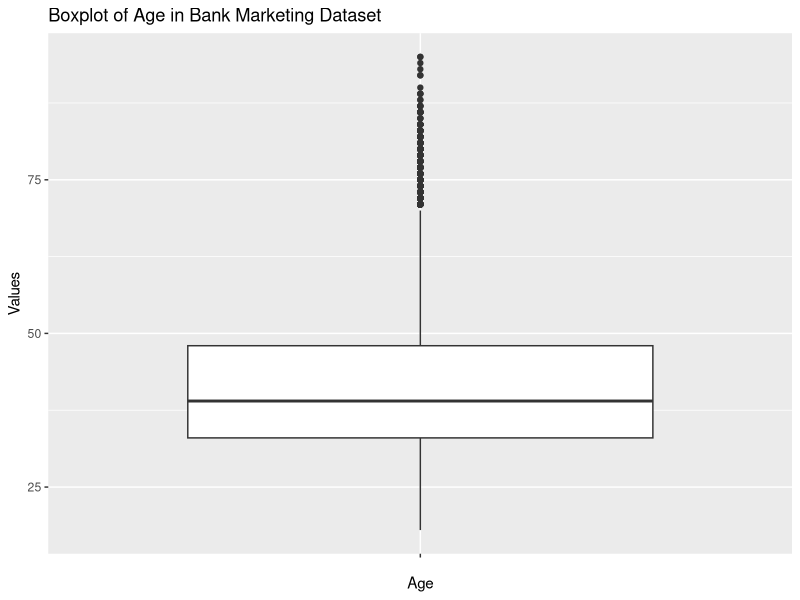
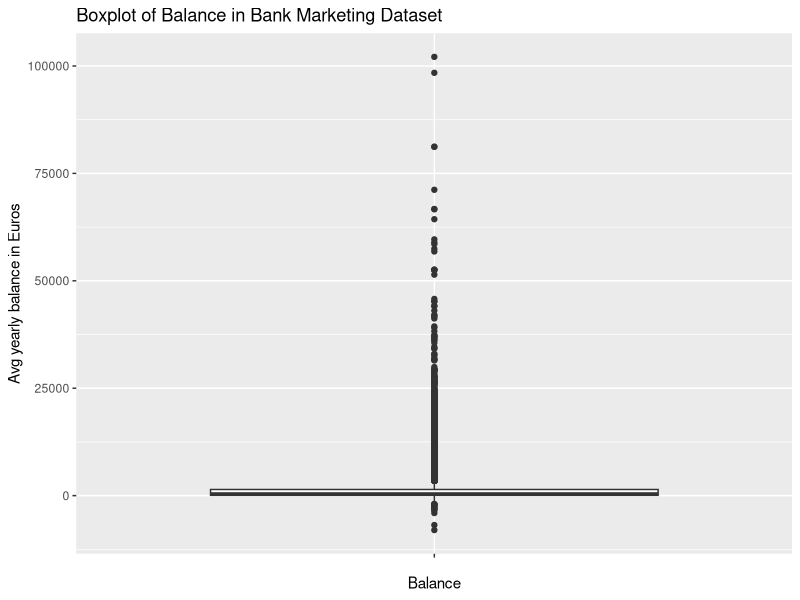
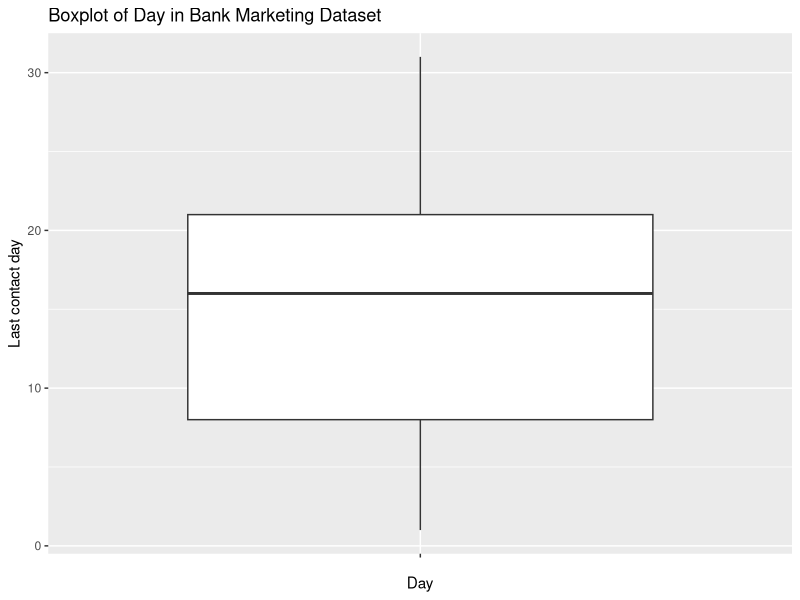
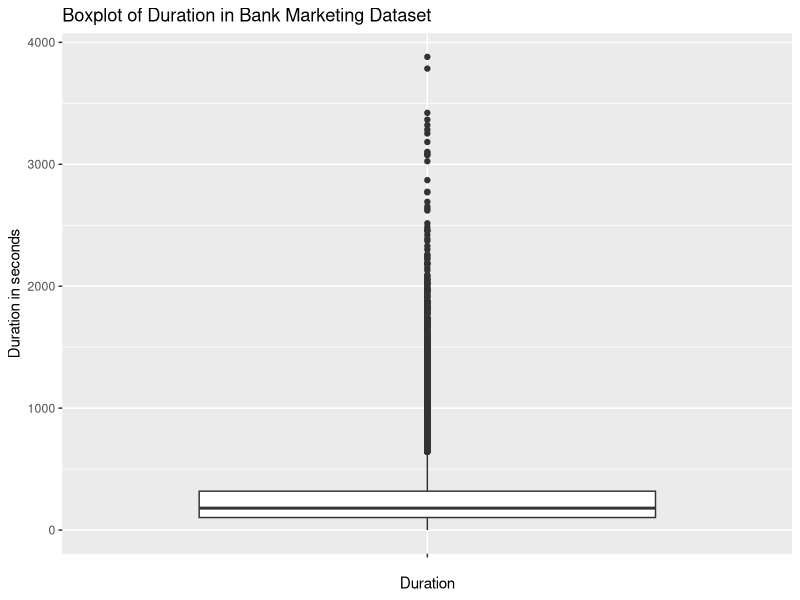
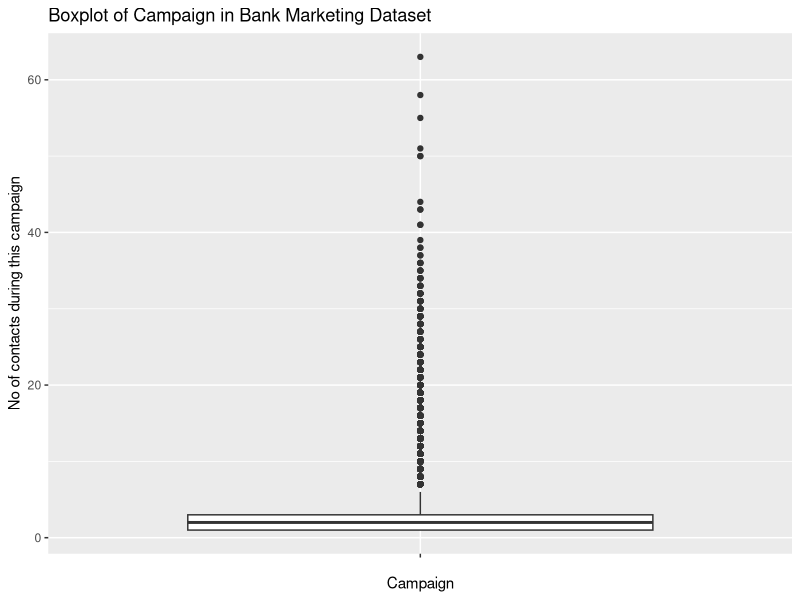
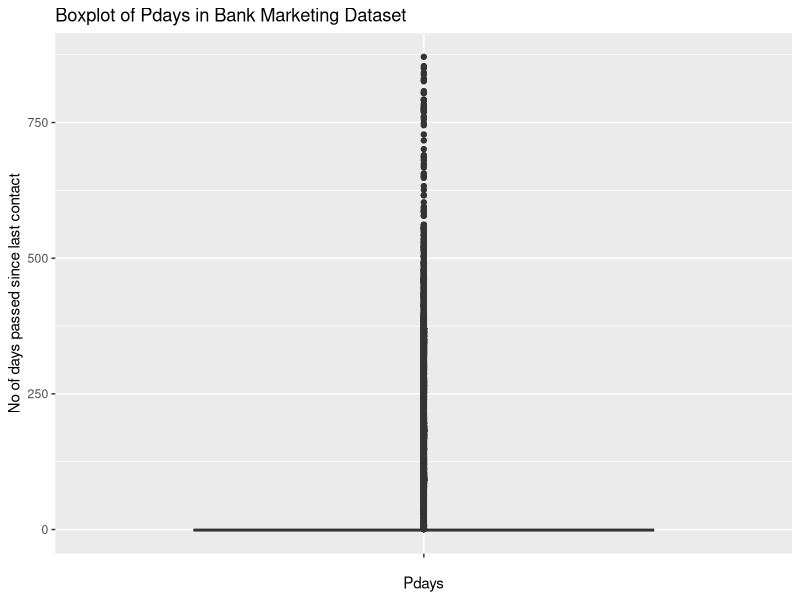
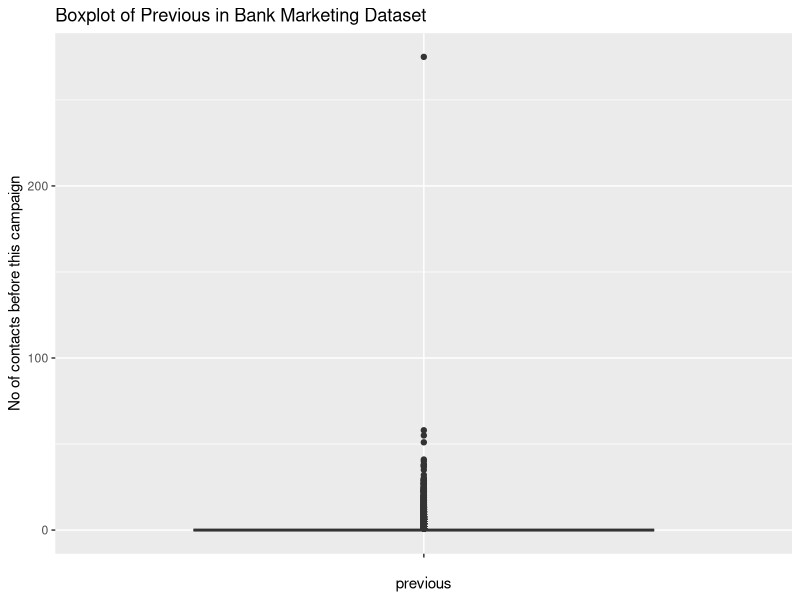
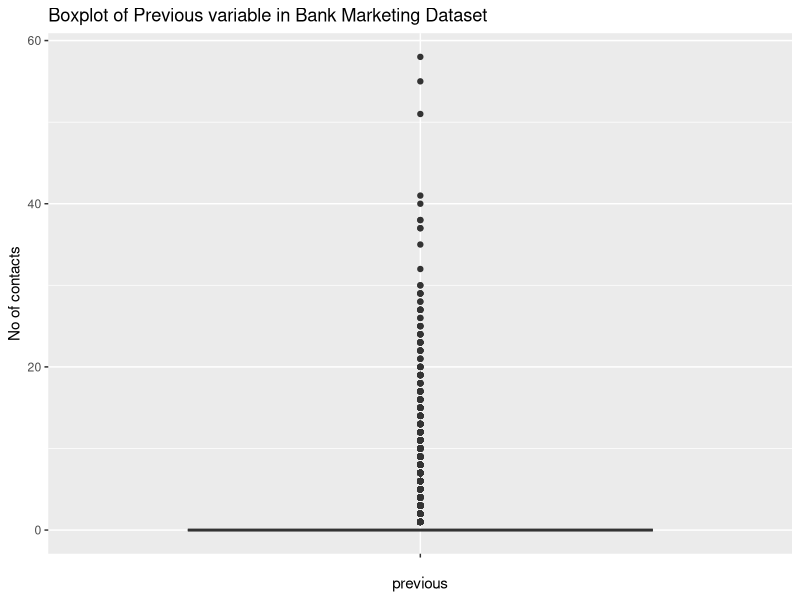

Recreate these plots in R, in order.
## ---- chunk 1
library (ggplot2)
library(dplyr)
library(tidyverse)
library(scales)
knitr::opts_chunk$set(echo = TRUE)
## ---- chunk 2
clientdata <- read.csv("bank_marketing.csv",header=T,sep=";")
#Returns no of rows and columns
dim(clientdata)
#Returns the data type of the columns
str(clientdata)
View(clientdata)
## ---- chunk 3
colSums(is.na(clientdata) | clientdata == "")
summary(clientdata)
#Filtering rows which has non missing values in default and contact columns
clientdata <- clientdata %>% filter(default != "" & contact != "")
#Replace missing values in the "age" column with the median age of all non missing values in the same column
clientdata <- clientdata %>% mutate(across(age, ~replace_na(., median(., na.rm=TRUE))))
colSums(is.na(clientdata) | clientdata == "")
## ---- chunk 4
ggplot(data = clientdata, aes(x = "", y = age)) + geom_boxplot() + 
  labs(title = "Boxplot of Age in Bank Marketing Dataset", x = "Age", y = "Values")
ggplot(data = clientdata, aes(x = "", y = balance)) + geom_boxplot() + 
  labs(title = "Boxplot of Balance in Bank Marketing Dataset", x = "Balance", y = "Avg yearly balance in Euros")
ggplot(data = clientdata, aes(x = "", y = day)) + geom_boxplot() + 
  labs(title = "Boxplot of Day in Bank Marketing Dataset", x = "Day", y = "Last contact day")
ggplot(data = clientdata, aes(x = "", y = duration)) + geom_boxplot() + 
  labs(title = "Boxplot of Duration in Bank Marketing Dataset", x = "Duration", y = "Duration in seconds")
ggplot(data = clientdata, aes(x = "", y = campaign)) + geom_boxplot() + 
  labs(title = "Boxplot of Campaign in Bank Marketing Dataset", x = "Campaign", y = "No of contacts during this campaign")
ggplot(data = clientdata, aes(x = "", y = pdays)) + geom_boxplot() + 
  labs(title = "Boxplot of Pdays in Bank Marketing Dataset", x = "Pdays", y = "No of days passed since last contact")
ggplot(data = clientdata, aes(x = "", y = previous)) + geom_boxplot() + 
  labs(title = "Boxplot of Previous in Bank Marketing Dataset", x = "previous", y = "No of contacts before this campaign")
## ---- chunk 5
#Treating Outliers
clientdata <- clientdata %>% filter(previous != max(previous))
#Checking the box plot of Previous variable after removing one outlier
ggplot(data = clientdata, aes(x = "", y = previous)) + geom_boxplot() +
  labs(title = "Boxplot of Previous variable in Bank Marketing Dataset", x = "previous", y = "No of contacts")
summary(clientdata$previous)
## ---- chunk 6
#Aggregating the data by job type
clientdata %>% group_by(job) %>% summarize(total_deposits = sum(deposit == 'yes')) %>% arrange(desc(total_deposits))
## ---- chunk 7
#Aggregating the data by month
clientdata %>% group_by(month) %>% summarize(total_deposits = sum(deposit == 'yes')) %>% arrange(desc(total_deposits))
clientdata %>% group_by(month) %>% summarize(total_contacts = sum(campaign)) %>% arrange(desc(total_contacts))
## ---- chunk 8
#Min-Max Normalization using xRescale function to scale the age, balance and duration
clientdata <- clientdata %>% mutate(age = round(rescale(age, to=c(0,1)),3),
                      balance = round(rescale(balance, to=c(0,1)),3),
                      duration = round(rescale(duration, to=c(0,1)),3))
View(clientdata)
#Summary(clientdata)
## ---- chunk 9
#2c diagnose correlations between variables and determine indpendent and dependent variables
#correlation matrix
cols <- c("age", "balance", "duration","campaign", "pdays", "previous", "day")

corr_matrix <- cor(clientdata[, cols])
print(corr_matrix)

## ---- chunk 10
#2b: provides measures of centrality and distribution with visualizations

#numerical measures of centrality --> mean, median, mode
#measures of centrality of age
mean_age <- round(mean(clientdata$age),2)
median_age <- round(median(clientdata$age),2)
mode_age <- clientdata %>% 
  count(age) %>% 
  filter(n == max(n)) %>% 
  pull(age)

print(paste("The mean of age is", mean_age))
print(paste("The median of age is", median_age))
print(paste("The mode of age is", mode_age))

#measures of centrality of balance
mean_balance <- round(mean(clientdata$balance),2)
median_balance <- round(median(clientdata$balance),2)
mode_balance <- clientdata %>% 
  count(balance) %>% 
  filter(n == max(n)) %>% 
  pull(balance)

print(paste("The mean of balance is", mean_balance))
print(paste("The median of balance is", median_balance))
print(paste("The mode of balance is", mode_balance))

#measures of centrality of day
mean_day <- round(mean(clientdata$day),2)
median_day <- round(median(clientdata$day),2)
mode_day <- clientdata %>% 
  count(day) %>% 
  filter(n == max(n)) %>% 
  pull(day)

print(paste("The mean of day is", mean_day))
print(paste("The median of day is", median_day))
print(paste("The mode of day is", mode_day))

#measures of centrality of duration
mean_duration <- round(mean(clientdata$duration),2)
median_duration <- round(median(clientdata$duration),2)
mode_duration <- clientdata %>% 
  count(duration) %>% 
  filter(n == max(n)) %>% 
  pull(duration)

print(paste("The mean of duration is", mean_duration))
print(paste("The median of duration is", median_duration))
print(paste("The mode of duration is", mode_duration))

#measures of centrality of campaign
mean_campaign <- round(mean(clientdata$campaign),2)
median_campaign <- round(median(clientdata$campaign),2)
mode_campaign <- clientdata %>% 
  count(campaign) %>% 
  filter(n == max(n)) %>% 
  pull(campaign)

print(paste("The mean of campaign is", mean_campaign))
print(paste("The median of campaign is", median_campaign))
print(paste("The mode of campaign is", mode_campaign))

#measures of centrality of pdays
mean_pdays <- round(mean(clientdata$pdays),2)
median_pdays <- round(median(clientdata$pdays),2)
mode_pdays <- clientdata %>% 
  count(pdays) %>% 
  filter(n == max(n)) %>% 
  pull(pdays)

print(paste("The mean of pdays is", mean_pdays))
print(paste("The median of pdays is", median_pdays))
print(paste("The mode of pdays is", mode_pdays))

#measures of centrality of previous
mean_previous <- round(mean(clientdata$previous),2)
median_previous <- round(median(clientdata$previous),2)
mode_previous <- clientdata %>% 
  count(previous) %>% 
  filter(n == max(n)) %>% 
  pull(previous)

print(paste("The mean of previous is", mean_previous))
print(paste("The median of previous is", median_previous))
print(paste("The mode of previous is", mode_previous))
## ---- chunk 11
#categorical measures of centrality --> mode
#mode of job
mode_job <- clientdata %>% 
  count(job) %>% 
  filter(n == max(n)) %>% 
  pull(job)

#mode of marital
mode_marital <- clientdata %>% 
  count(marital) %>% 
  filter(n == max(n)) %>% 
  pull(marital)

#mode of education
mode_education <- clientdata %>% 
  count(education) %>% 
  filter(n == max(n)) %>% 
  pull(education)

#mode of contact
mode_contact <- clientdata %>% 
  count(contact) %>% 
  filter(n == max(n)) %>% 
  pull(contact)

#mode of month
mode_month <- clientdata %>% 
  count(month) %>% 
  filter(n == max(n)) %>% 
  pull(month)

#mode of poutcome
mode_poutcome <- clientdata %>% 
  count(poutcome) %>% 
  filter(n == max(n)) %>% 
  pull(poutcome)

print(paste("The mode of jobs is", mode_job))
print(paste("The mode of marital is", mode_marital))
print(paste("The mode of education is", mode_education))
print(paste("The mode of contact is", mode_contact))
print(paste("The mode of month is", mode_month))
print(paste("The mode of poutcome is", mode_poutcome))
## ---- chunk 12
#binary measures of centrality --> frequency tables 
# Create frequency tables of the binary columns
default_table <- table(clientdata$default)
housing_table <- table(clientdata$housing)
loan_table <- table(clientdata$loan)
deposit_table <- table(clientdata$deposit)

#print frequency tables
print("The frequency table for default is:")
print(default_table)

print("The frequency table for housing is:")
print(housing_table)

print("The frequency table for loan is:")
print(loan_table)

print("The frequency table for deposit is:")
print(deposit_table)


## ---- chunk 13
#getting measures of distribution for numerical variables--> range, variance, standard deviation, interquartile range
#measures of distribution of age
var_age <- round(var(clientdata$age),2)
sd_age <- round(sd(clientdata$age),2)
IQR_age <- round(IQR(clientdata$age),2)
summary(clientdata$age)
q1_age <- summary(clientdata$age)[2]
q3_age <- summary(clientdata$age)[5]
range_age <- summary(clientdata$age)[6] - summary(clientdata$age)[1]

print(paste("The range of age is", range_age))
print(paste("The variance of age is", var_age))
print(paste("The standard deviation of age is", sd_age))
print(paste("The IQR of age is", IQR_age))
print(paste("The first quartile of age is", q1_age))
print(paste("The third quaratile of age is", q3_age))
## ---- chunk 14
#measures of distribution of balance
var_balance <- round(var(clientdata$balance),2)
sd_balance <- round(sd(clientdata$balance),2)
IQR_balance <- round(IQR(clientdata$balance),2)
summary(clientdata$balance)
q1_balance <- summary(clientdata$balance)[2]
q3_balance <- summary(clientdata$balance)[5]
range_balance <- summary(clientdata$balance)[6] - summary(clientdata$balance)[1]

print(paste("The range of balance is", range_balance))
print(paste("The variance of balance is", var_balance))
print(paste("The standard deviation of balance is", sd_balance))
print(paste("The IQR of balance is", IQR_balance))
print(paste("The first quartile of balance is", q1_balance))
print(paste("The third quaratile of balance is", q3_balance))

## ---- chunk 15
#measures of distribution of duration
var_duration <- round(var(clientdata$duration),2)
sd_duration <- round(sd(clientdata$duration),2)
IQR_duration <- round(IQR(clientdata$duration),2)
summary(clientdata$duration)
q1_duration <- summary(clientdata$duration)[2]
q3_duration <- summary(clientdata$duration)[5]
range_duration <- summary(clientdata$duration)[6] - summary(clientdata$duration)[1]

print(paste("The range of duration is", range_duration))
print(paste("The variance of duration is", var_duration))
print(paste("The standard deviation of duration is", sd_duration))
print(paste("The IQR of duration is", IQR_duration))
print(paste("The first quartile of duration is", q1_duration))
print(paste("The third quaratile of duration is", q3_duration))
## ---- chunk 16
#measures of distribution of campaign
var_campaign <- round(var(clientdata$campaign),2)
sd_campaign <- round(sd(clientdata$campaign),2)
IQR_campaign <- round(IQR(clientdata$campaign),2)
summary(clientdata$campaign)
q1_campaign <- summary(clientdata$campaign)[2]
q3_campaign <- summary(clientdata$campaign)[5]
range_campaign <- summary(clientdata$campaign)[6] - summary(clientdata$campaign)[1]

print(paste("The range of campaign is", range_campaign))
print(paste("The variance of campaign is", var_campaign))
print(paste("The standard deviation of campaign is", sd_campaign))
print(paste("The IQR of campaign is", IQR_campaign))
print(paste("The first quartile of campaign is", q1_campaign))
print(paste("The third quaratile of campaign is", q3_campaign))
## ---- chunk 17
#previous", "day"
#measures of distribution of pdays
var_pdays <- round(var(clientdata$pdays),2)
sd_pdays <- round(sd(clientdata$pdays),2)
IQR_pdays <- round(IQR(clientdata$pdays),2)
summary(clientdata$pdays)
q1_pdays <- summary(clientdata$pdays)[2]
q3_pdays <- summary(clientdata$pdays)[5]
range_pdays <- summary(clientdata$pdays)[6] - summary(clientdata$pdays)[1]

print(paste("The range of pdays is", range_pdays))
print(paste("The variance of pdays is", var_pdays))
print(paste("The standard deviation of pdays is", sd_pdays))
print(paste("The IQR of pdays is", IQR_pdays))
print(paste("The first quartile of pdays is", q1_pdays))
print(paste("The third quaratile of pdays is", q3_pdays))
## ---- chunk 18
#measures of distribution of previous
var_previous <- round(var(clientdata$previous),2)
sd_previous <- round(sd(clientdata$previous),2)
IQR_previous <- round(IQR(clientdata$previous),2)
summary(clientdata$previous)
q1_previous <- summary(clientdata$previous)[2]
q3_previous <- summary(clientdata$previous)[5]
range_previous <- summary(clientdata$previous)[6] - summary(clientdata$previous)[1]

print(paste("The range of previous is", range_previous))
print(paste("The variance of previous is", var_previous))
print(paste("The standard deviation of previous is", sd_previous))
print(paste("The IQR of previous is", IQR_previous))
print(paste("The first quartile of previous is", q1_previous))
print(paste("The third quaratile of previous is", q3_previous))
## ---- chunk 19
#measures of distribution of day
var_day <- round(var(clientdata$day),2)
sd_day <- round(sd(clientdata$day),2)
IQR_day <- round(IQR(clientdata$day),2)
summary(clientdata$day)
q1_day <- summary(clientdata$day)[2]
q3_day <- summary(clientdata$day)[5]
range_day <- summary(clientdata$day)[6] - summary(clientdata$day)[1]

print(paste("The range of day is", range_day))
print(paste("The variance of day is", var_day))
print(paste("The standard deviation of day is", sd_day))
print(paste("The IQR of day is", IQR_day))
print(paste("The first quartile of day is", q1_day))
print(paste("The third quaratile of day is", q3_day))
## ---- chunk 20
#measures of distribution for categorical variables --> frequency
categorical_vars <- c("job","marital","education","contact", "month", "poutcome")
for (var in categorical_vars){
  freq_table <- table(clientdata[[var]])
  print(paste("Frequency table for", var))
  print(freq_table)
}

## ---- chunk 21
#2d: perform exploratory analysis in combination with visualization techniques to discover patterns and feautures of interest 

#scatter plots --> to view any of the correlations to show they arent correlated (maybe do most correlated and least correlated)

ggplot(clientdata, aes(x = previous, y = pdays)) +
  geom_point() +
  labs(title = "Scatter plot of previous and pdays", x = "Previous", y = "Pdays")

ggplot(clientdata, aes(x = duration, y = pdays)) +
  geom_point() +
  labs(title = "Scatter plot of duration and pdays", x = "Duration", y = "Pdays")

## ---- chunk 22
#histogram to visualize the distribution of individual variables

#histogram of duration
hist(clientdata$duration, main = "Histogram of Duration", xlab = "Duration", ylab = "Frequency")

#histogram of pdays
hist(clientdata$pdays, main = "Histogram of pdays", xlab = "Pdays", ylab = "Frequency")

#histogram of days
hist(clientdata$day, main="Histogram of days", breaks = 40, xlab= "pdays", ylab="Frequency")
## ---- chunk 23
ggplot(clientdata, aes(fill=deposit, y=balance, x=deposit)) + 
    geom_bar(position="dodge", stat="identity") +
    ggtitle("Studying 4 Outcomes of Previous Campaign vs. Deposit Made") +
    facet_wrap(~poutcome) +
    theme(legend.position="none") +
    xlab("Deposit Made") +
    ylab("Balance (€)")
## ---- chunk 24
#for categorical variables do bar charts
#barchart for loan
#create frequency table of loan variable
loan_freq <- table(clientdata$loan)
# create bar chart
barplot(loan_freq, main = "Frequency of Loan Categories", xlab = "Loan Category", ylab = "Frequency")

#barchart for housing
#create frequency table of housing variable
housing_freq <- table(clientdata$housing)
# create bar chart
barplot(housing_freq, main = "Frequency of Housing Categories", xlab = "Housing Category", ylab = "Frequency")

#barchart for marital
#create frequency table of marital variable
marital_freq <- table(clientdata$marital)
# create bar chart
barplot(marital_freq, main = "Frequency of Marital Categories", xlab = "Marital Category", ylab = "Frequency")

#barchart for job
#create frequency table of job variable
job_freq <- table(clientdata$job)
# create bar chart
barplot(job_freq, main = "Frequency of Job Categories", xlab = "Job Category", ylab = "Frequency")

